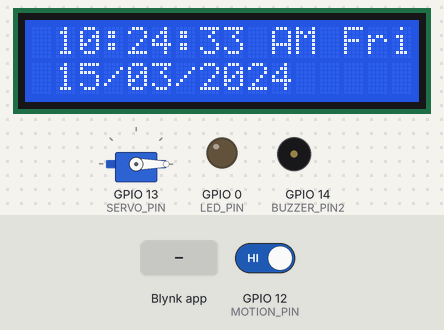
Bench run of a sketch on a simulated ESP8266 (NodeMCU). Shown: servo, 16×2 character LCD, output pins drawn as LEDs (lit = HIGH), buzzer (waves = sounding, pin HIGH). The test bench sets the inputs (shaded band); at power-on: GPIO 12 (MOTION_PIN) HIGH. WiFi joins after 1.5 s; servers stay silent unless stated; network time is answered at once with the bench clock; the local clock reads 2024-03-15 10:24:30 at power-on unless the sketch sets it; what the sketch prints to the serial monitor is not drawn.

Above: at 3.09 s.
3.1 s: GPIO 12 (MOTION_PIN) driven LOW
At 3.5 s:
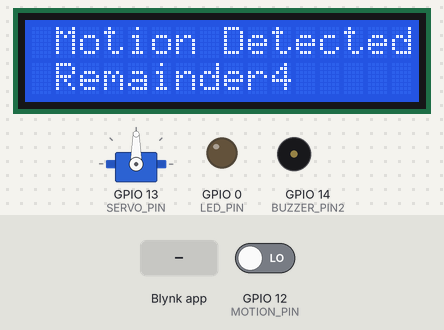
6.1 s: Blynk app writes 1 to V2
At 6.5 s:
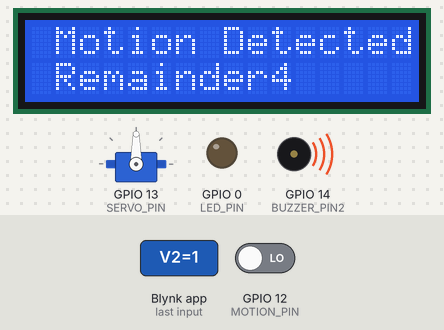
9.1 s: Blynk app writes 1 to V1
At 9.5 s:
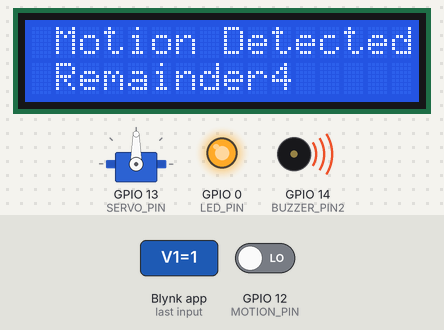
12.1 s: Blynk app writes 0 to V2
At 12.5 s:
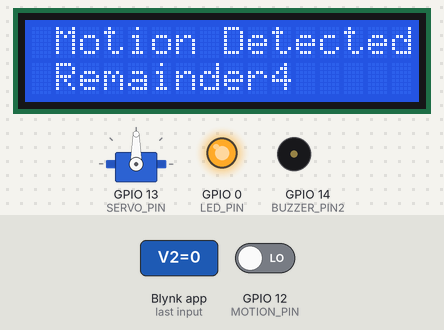
15.1 s: GPIO 12 (MOTION_PIN) driven HIGH
At 16.8 s:
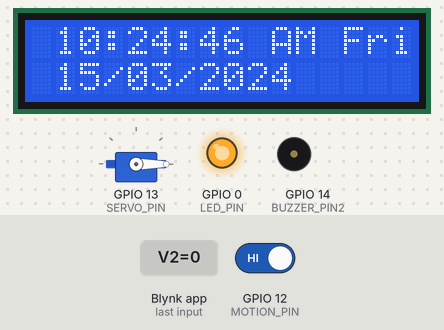
18.1 s: Blynk app writes 200 to V2
At 19.8 s:
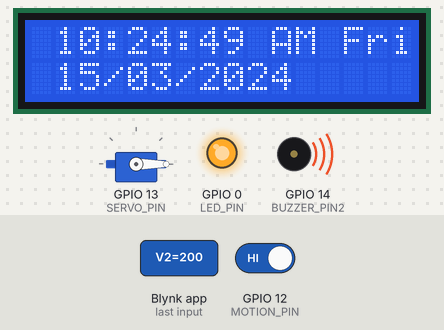
Timing chart, 0 to 21.3 s (numbered marks = the images above; inputs shaded):
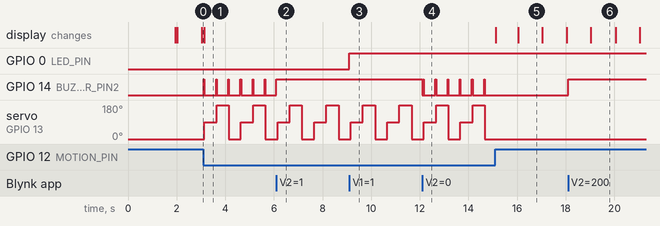

The sketch:

Blynk_NodeMCU_ESP8266.ino
```cpp
#include <NTPClient.h>                          // Library for using NTP (Network Time Protocol) to get the current time
#include <ESP8266WiFi.h>                         // Library to connect the ESP8266 to WiFi
#include <WiFiUdp.h>                             // Library for using UDP communication (used by NTP)
#include <Wire.h>                                // I2C communication library (needed for LCD display)
#include <LiquidCrystal_I2C.h>                   // Library for controlling an I2C-based LCD screen
#include <TimeLib.h>                             // Library for working with time (converts time to a readable format)
#include <BlynkSimpleEsp8266.h>                  // Library for Blynk app communication using the ESP8266
#include <Servo.h>                               // Library for controlling a Servo motor

// Wi-Fi credentials
const char *ssid = " ";               // Wi-Fi network name
const char *password = " ";           // Wi-Fi network password

// #define BLYNK_AUTH_TOKEN " " // Blynk Auth Token for connecting to Blynk app ours
#define BLYNK_AUTH_TOKEN " " // Blynk authentication token (used to connect the device to Blynk app)

LiquidCrystal_I2C lcd(0x27, 16, 2);             // Create an LCD object with the I2C address 0x27 (16x2 LCD)
WiFiUDP ntpUDP;                                // Create an object for UDP communication (for NTP)
NTPClient timeClient(ntpUDP, "pool.ntp.org", 19800, 60000); // Create a client object to request time from an NTP server (with time zone offset)
Servo myServo;                                 // Create a servo object to control a servo motor

// Pin definitions
#define BUZZER_PIN2  14                          // Buzzer connected to GPIO14 (D5)
#define MOTION_PIN   12                          // Motion sensor connected to GPIO12 (D6)
#define SERVO_PIN    13                          // Servo motor connected to GPIO13 (D7)
#define LED_PIN      0                           // LED connected to GPIO0 (D3) on ESP8266

// Variables for motion detection and debounce
unsigned long lastMotionTime = 0;               // Last time motion was detected
const unsigned long debounceDelay = 500;        // Delay time to debounce motion sensor
bool irActive = false;                          // Variable to track the motion sensor status
bool buzzerState2 = LOW;                        // Variable to control the buzzer state

BlynkTimer timer;                               // Timer object to manage periodic tasks
String arr_days[] = {"Sun", "Mon", "Tue", "Wed", "Thu", "Fri", "Sat"}; // Array to convert day numbers to names

// Function to handle buzzer control via Blynk app
BLYNK_WRITE(V2) {                              // When V2 is updated in the Blynk app
  buzzerState2 = param.asInt();                 // Get the buzzer state from the app
  if (buzzerState2 == 1) {                      // If buzzer state is 1 (on)
    digitalWrite(BUZZER_PIN2, HIGH);            // Turn the buzzer on
    Blynk.logEvent("buzzer_on", "\nWarning!!! Critical Alert"); // Log an event to Blynk
  } else {                                      // If buzzer state is 0 (off)
    digitalWrite(BUZZER_PIN2, LOW);             // Turn the buzzer off
  }
}

// Function to control the servo motor via Blynk app
BLYNK_WRITE(V3) {                              // When V3 is updated in the Blynk app
  int servoPosition = param.asInt();            // Get the servo position from the app
  myServo.write(servoPosition);                 // Move the servo to the given position
  Blynk.virtualWrite(V3, servoPosition);        // Update the Blynk app with the new servo position
}

// Function to handle motion status display via Blynk app
BLYNK_WRITE(V5) {                              // When V5 is updated in the Blynk app
  if (irActive) {                               // If motion is detected
    Blynk.virtualWrite(V5, 1);                  // Send '1' to Blynk (motion active)
  } else {                                      // If no motion is detected
    Blynk.virtualWrite(V5, 0);                  // Send '0' to Blynk (no motion)
  }
}

// Function to control the LED via Blynk app (LED connected to D3 pin)
BLYNK_WRITE(V1) {                              // When V1 is updated in the Blynk app
  int ledState = param.asInt();                 // Get the LED state from the app
  if (ledState == 1) {                          // If LED state is 1 (on)
    digitalWrite(LED_PIN, HIGH);                // Turn the LED on
  } else {                                      // If LED state is 0 (off)
    digitalWrite(LED_PIN, LOW);                 // Turn the LED off
  }
}

// Function to update the LCD with custom messages
void updateLCD(String line1, String line2) {
  lcd.setCursor(0, 0);                         // Set cursor to the first line
  lcd.print(line1);                             // Print the first line on the LCD
  lcd.setCursor(0, 1);                         // Set cursor to the second line
  lcd.print(line2);                             // Print the second line on the LCD
}

// Variables for managing notifications and motion detection
unsigned long lastNotificationTime = 0;         // Last time a notification was sent
const unsigned long notificationCooldown = 5000; // Cooldown time between notifications
int motionDetectionCount = 0;                   // Counter for detected motion

// Function to handle motion detection
void handleMotionDetection() {
  int motionState = digitalRead(MOTION_PIN);    // Read the motion sensor state (HIGH or LOW)
  unsigned long currentTime = millis();         // Get the current time in milliseconds

  // If motion is detected (LOW) and debounce time has passed
  if (motionState == LOW && (currentTime - lastMotionTime > debounceDelay)) {
    if (!buzzerState2) {                        // If the buzzer is not active
      digitalWrite(BUZZER_PIN2, HIGH);          // Turn on the buzzer
    }

    updateLCD(" Motion Detected", " Remainder"); // Update the LCD with a message
    irActive = true;                            // Set the motion detected flag to true

    motionDetectionCount++;                     // Increment the motion detection counter

    // Move the servo motor based on motion detection count
    if (motionDetectionCount == 1) {
      myServo.write(90);                        // Move servo to 90 degrees
      Blynk.virtualWrite(V3, 90);                // Update Blynk with servo position
      Blynk.logEvent("tablet_1", "\nPill 1 is taken by patient \nServo moved to 90 degrees.");
    } else if (motionDetectionCount == 2) {
      myServo.write(180);                       // Move servo to 180 degrees
      Blynk.virtualWrite(V3, 180);               // Update Blynk with servo position
      Blynk.logEvent("tablet_2", "\nPill 2 is taken by patient \nServo moved to 180 degrees.");
    } else if (motionDetectionCount == 3) {
      myServo.write(270);                       // Move servo to 270 degrees
      Blynk.virtualWrite(V3, 270);               // Update Blynk with servo position
    }

    if (motionDetectionCount >= 3) {            // If 3 motions are detected
      motionDetectionCount = 0;                  // Reset motion count
      myServo.write(0);                          // Reset servo to initial position
      Blynk.virtualWrite(V3, 0);                  // Update Blynk with servo position
      Blynk.logEvent("system_ready", "\n2 Pills taken by patient \nMedicine is Empty!!! \nServo moved to 0 (Initial Position).");
    }

    Blynk.virtualWrite(V5, 1);                   // Update Blynk to show motion detected
    lastMotionTime = currentTime;                // Update last motion detection time
  } else if (motionState == HIGH && irActive) {
    irActive = false;                           // If motion stops, reset the motion detected flag
  }
}

// Setup function, runs once when the program starts
void setup() {
  Serial.begin(115200);                         // Start serial communication at 115200 baud
  pinMode(BUZZER_PIN2, OUTPUT);                 // Set the buzzer pin as an output
  pinMode(MOTION_PIN, INPUT);                   // Set the motion sensor pin as an input
  pinMode(LED_PIN, OUTPUT);                     // Set the LED pin as an output

  myServo.attach(SERVO_PIN);                    // Attach the servo motor to the specified pin
  myServo.write(0);                             // Set the servo position to 0 (initial)

  lcd.init();                                   // Initialize the LCD screen
  lcd.backlight();                              // Turn on the backlight
  lcd.setCursor(0, 0);                          // Set cursor to the first line
  lcd.print(" PHARMA SERVE");                   // Print the title on the LCD
  lcd.setCursor(0, 1);                          // Set cursor to the second line
  lcd.print(" G&H M&P");                        // Print the subtitle on the LCD

  WiFi.begin(ssid, password);                   // Connect to Wi-Fi using the provided credentials
  while (WiFi.status() != WL_CONNECTED) {       // Wait until the Wi-Fi is connected
    delay(500);                                 // Wait 500 ms between checks
    Serial.print(".");                          // Print a dot while connecting
  }
  Serial.println("Connected to Wi-Fi.");        // Print Wi-Fi connection status

  timeClient.begin();                           // Start the NTP client to get time from NTP server
  Blynk.begin(BLYNK_AUTH_TOKEN, ssid, password, "blynk.cloud", 80); // Start the Blynk app connection

  timer.setInterval(1000L, updateIRStatus);     // Set an interval to update the IR status every 1 second
}

// Loop function, runs repeatedly
void loop() {
  Blynk.run();                                  // Run the Blynk app
  timeClient.update();                          // Update the time from the NTP server
  unsigned long epochTime = timeClient.getEpochTime();  // Get the current time in epoch format
  int hh = hour(epochTime);                     // Extract the hour from the epoch time
  int mm = minute(epochTime);                   // Extract the minute from the epoch time
  int ss = second(epochTime);                   // Extract the second from the epoch time
  int dayOfWeek = weekday(epochTime);           // Extract the day of the week from the epoch time
  int currentDay = day(epochTime);              // Extract the day of the month from the epoch time
  int currentMonth = month(epochTime);          // Extract the month from the epoch time
  int currentYear = year(epochTime);            // Extract the year from the epoch time

  handleMotionDetection();                      // Call the function to handle motion detection

  if (!irActive) {                              // If no motion is detected
    lcd.setCursor(1, 0);                        // Set cursor to the first line
    if (hh >= 12) {                             // If it is PM (after 12:00)
      if (hh > 12) hh -= 12;                    // Convert hours to 12-hour format
      lcd.print(hh < 10 ? "0" : "");            // Print hour with leading zero if needed
      lcd.print(hh);                            // Print hour
      lcd.print(":");                           // Print colon
      lcd.print(mm < 10 ? "0" : "");            // Print minute with leading zero if needed
      lcd.print(mm);                            // Print minute
      lcd.print(":");                           // Print colon
      lcd.print(ss < 10 ? "0" : "");            // Print second with leading zero if needed
      lcd.print(ss);                            // Print second
      lcd.print(" PM");                        // Print PM
      lcd.print(" ");                           // Add space
      lcd.print(arr_days[dayOfWeek - 1]);       // Print the day of the week
    } else {                                    // If it is AM (before 12:00)
      lcd.print(hh < 10 ? "0" : "");            // Print hour with leading zero if needed
      lcd.print(hh);                            // Print hour
      lcd.print(":");                           // Print colon
      lcd.print(mm < 10 ? "0" : "");            // Print minute with leading zero if needed
      lcd.print(mm);                            // Print minute
      lcd.print(":");                           // Print colon
      lcd.print(ss < 10 ? "0" : "");            // Print second with leading zero if needed
      lcd.print(ss);                            // Print second
      lcd.print(" AM");                        // Print AM
      lcd.print(" ");                           // Add space
      lcd.print(arr_days[dayOfWeek - 1]);       // Print the day of the week
    }

    lcd.setCursor(0, 1);                        // Set cursor to the second line
    lcd.print(" ");                             // Print space
    lcd.print(currentDay < 10 ? "0" : "");      // Print day with leading zero if needed
    lcd.print(currentDay);                      // Print the day
    lcd.print("/");                             // Print slash
    lcd.print(currentMonth < 10 ? "0" : "");    // Print month with leading zero if needed
    lcd.print(currentMonth);                    // Print the month
    lcd.print("/");                             // Print slash
    lcd.print(currentYear);                     // Print the year
  }

  digitalWrite(BUZZER_PIN2, buzzerState2);      // Update the buzzer state based on buzzerState2 variable
}

// Function to update the IR status in Blynk app
void updateIRStatus() {
  if (irActive) {                               // If motion is detected
    Blynk.virtualWrite(V5, 1);                   // Send '1' to Blynk (motion active)
  } else {                                      // If no motion is detected
    Blynk.virtualWrite(V5, 0);                   // Send '0' to Blynk (no motion)
  }
}
```

Measured:
- after the input at 3.1 s, GPIO 14 (BUZZER_PIN2): alternates HIGH for 0.03 s and LOW for 0.48 s, starting at once; servo on GPIO 13 (SERVO_PIN): 0° → 90° at once, → 180° 0.50 s later, → 0° 0.50 s later, → 90° 0.50 s later, … (6 changes in this stretch); the display: changes at once (image 1)
- after the input at 6.1 s, GPIO 14 (BUZZER_PIN2): goes on until 6.1 s, then stays HIGH
- after the input at 9.1 s, GPIO 0 (LED_PIN): LOW → HIGH at once
- after the input at 12.1 s, GPIO 14 (BUZZER_PIN2): HIGH → LOW at once, then repeats every 0.50 s: HIGH 0.03 s, LOW 0.48 s
- after the input at 15.1 s, GPIO 14 (BUZZER_PIN2): stops changing and stays LOW; servo on GPIO 13 (SERVO_PIN): stops changing and stays 0°; the display: first changes at once (image 5 shows a later state)
- after the input at 18.1 s, GPIO 14 (BUZZER_PIN2): LOW → HIGH at once
- what the display in image 5 shows lasts 1.0 s, from 16.0 s to 17.0 s
